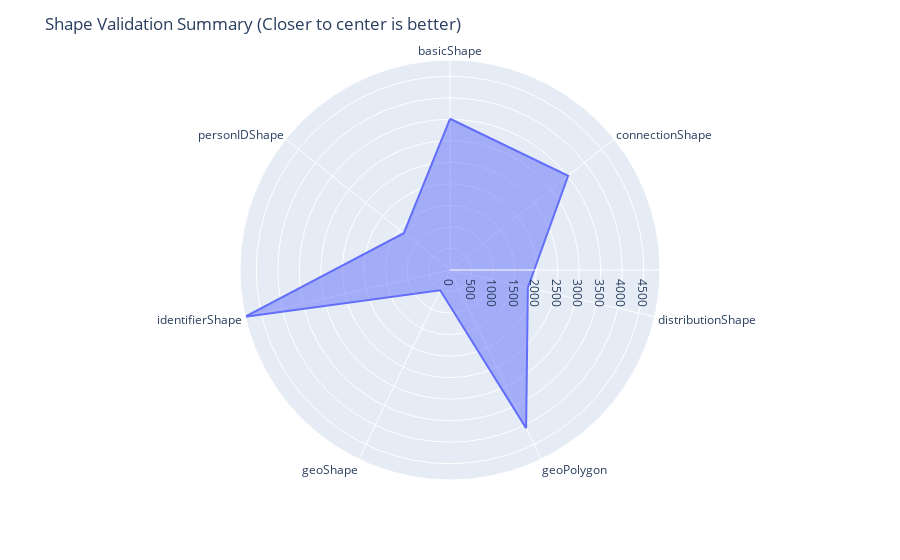

Notebook cell for this chart:
### Code cell
dfr = pd.DataFrame(dict(
    r=summary['severity'].tolist(),   # vs valid which is hard since num resources can be < errors (multiple errors in a resource)
    theta=summary['shape'].tolist()))
fig = px.line_polar(dfr, r='r', theta='theta',line_close=True)
fig.update_traces(fill='toself')

# fig.add_trace( name="Validation Summary" )

fig.update_layout(
  polar=dict(
    radialaxis=dict(
      visible=True,
      range=[0, summary["severity"].max()]
      # range=[0, countsdf["count"].sum()]
    )),
  showlegend=True,
  title="Shape Validation Summary (Closer to center is better)"
)

fig.show()

### Figure 1 — Plotly figure (JSON) as saved in the notebook; plotly's stock layout.template omitted (floating-point values rounded to 4 significant figures)
{"data": [{"hovertemplate": "r=%{r}<br>theta=%{theta}<extra></extra>", "legendgroup": "", "line": {"color": "#636efa", "dash": "solid"}, "marker": {"symbol": "circle"}, "mode": "lines", "name": "", "r": [3513, 3510, 1855, 4076, 523, 4878, 1372, 3513], "showlegend": false, "subplot": "polar", "theta": ["basicShape", "connectionShape", "distributionShape", "geoPolygon", "geoShape", "identifierShape", "personIDShape", "basicShape"], "type": "scatterpolar", "fill": "toself"}], "layout": {"polar": {"domain": {"x": [0.0, 1.0], "y": [0.0, 1.0]}, "angularaxis": {"direction": "clockwise", "rotation": 90}, "radialaxis": {"visible": true, "range": [0, 4878]}}, "legend": {"tracegroupgap": 0}, "margin": {"t": 60}, "showlegend": true, "title": {"text": "Shape Validation Summary (Closer to center is better)"}}}
